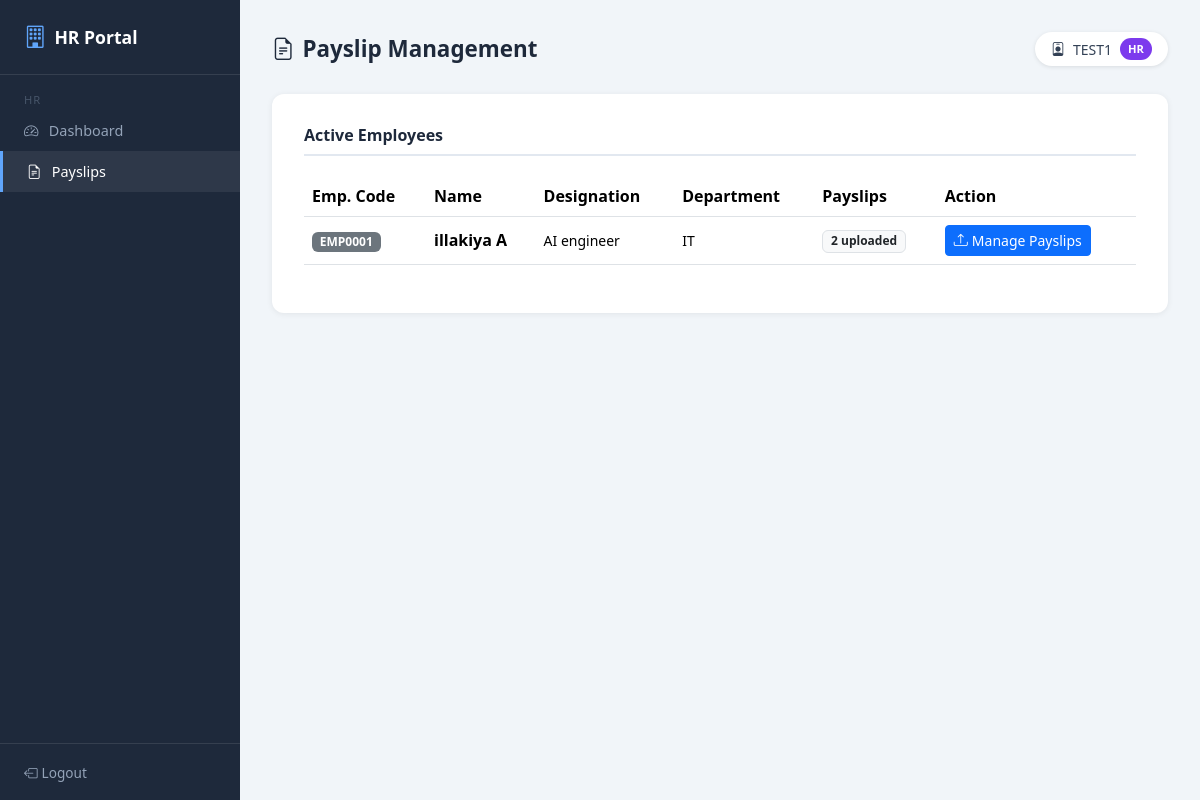
The page /hr/payslips (signed in) on the database its author committed.
### sql.py (models this page shows, shortened)
class User(UserMixin, db.Model):
    __tablename__ = "users"
    user_id = db.Column(db.Integer, primary_key=True)
    username = db.Column(db.String(100), unique=True, nullable=False)
    email = db.Column(db.String(120), unique=True, nullable=False)
    password_hash = db.Column(db.String(255), nullable=False)
    role = db.Column(db.String(20), nullable=False)
    is_approved = db.Column(db.Boolean, default=False)
    is_active = db.Column(db.Boolean, default=True)
    created_at = db.Column(db.DateTime, default=datetime.utcnow)

class Employee(db.Model):
    __tablename__ = "employees"
    employee_id = db.Column(db.Integer, primary_key=True)
    user_id = db.Column(db.Integer, db.ForeignKey("users.user_id"), unique=True)
    profile_id = db.Column(db.Integer, db.ForeignKey("employee_profiles.profile_id"))
    employee_code = db.Column(db.String(50), unique=True)
    first_name = db.Column(db.String(100))
    middle_name = db.Column(db.String(100))
    last_name = db.Column(db.String(100))
    date_of_birth = db.Column(db.Date)
    gender = db.Column(db.String(20))
    blood_group = db.Column(db.String(10))
    religion = db.Column(db.String(100))
    nationality = db.Column(db.String(100))
    place_of_birth = db.Column(db.String(200))
    mother_tongue = db.Column(db.String(100))
    marital_status = db.Column(db.String(50))
    personal_email = db.Column(db.String(120))
    mobile_number = db.Column(db.String(20))
    photo_path = db.Column(db.String(500))
    designation = db.Column(db.String(150))
    department = db.Column(db.String(150))
    joining_date = db.Column(db.Date)
    employee_status = db.Column(db.String(20), default="ACTIVE")
    perm_address_line1 = db.Column(db.String(255))
    perm_city = db.Column(db.String(100))
    perm_state = db.Column(db.String(100))
    perm_country = db.Column(db.String(100))
    curr_address_line1 = db.Column(db.String(255))
    curr_city = db.Column(db.String(100))
    bank_name = db.Column(db.String(200))
    account_number = db.Column(db.String(100))
    ifsc_code = db.Column(db.String(20))
    pf_number = db.Column(db.String(100))
    uan_number = db.Column(db.String(100))
    created_at = db.Column(db.DateTime, default=datetime.utcnow)
    user = db.relationship("User", backref=db.backref("employee", uselist=False))
    payslips = db.relationship(
        "EmployeePayslip", backref="employee", cascade="all, delete-orphan",
        order_by="desc(EmployeePayslip.year), desc(EmployeePayslip.month)"
    )

### HRdashboard.py (the view)
@app.route("/hr/payslips")
@login_required
@role_required("HR")
def hr_payslips():
    employees = Employee.query.filter_by(employee_status="ACTIVE").all()
    return render_template("hr_payslips.html", employees=employees)

### app.py (called while the page is built)
@login_manager.user_loader
def load_user(user_id):
    return db.session.get(User, int(user_id))

### utils.py (called while the page is built)
def role_required(*roles):
    def decorator(func):
        @wraps(func)
        def wrapper(*args, **kwargs):
            if not current_user.is_authenticated:
                abort(403)
            if current_user.role not in roles:
                abort(403)
            return func(*args, **kwargs)
        return wrapper
    return decorator

### templates/hr_payslips.html (shortened to what this page needs)
{% extends "base.html" %}
{% block content %}
<div class="topbar">
  <h1><i class="bi bi-file-earmark-text me-2"></i>Payslip Management</h1>
  <div class="user-badge">
    <i class="bi bi-person-badge"></i> {{ current_user.username }}
    <span class="role-badge role-HR">HR</span>
  </div>
</div>
<div class="card-form">
  <h5 class="section-title">Active Employees</h5>
  {% if employees %}
  <div class="table-responsive">
    <table class="table table-hover align-middle">
      <thead>
        <tr>
          <th>Emp. Code</th>
          <th>Name</th>
          <th>Designation</th>
          <th>Department</th>
          <th>Payslips</th>
          <th>Action</th>
        </tr>
      </thead>
      <tbody>
        {% for emp in employees %}
        <tr>
          <td><span class="badge bg-secondary">{{ emp.employee_code }}</span></td>
          <td class="fw-semibold">{{ emp.first_name }} {{ emp.last_name }}</td>
          <td class="small">{{ emp.designation or '—' }}</td>
          <td class="small">{{ emp.department or '—' }}</td>
          <td>
            <span class="badge bg-light text-dark border">
              {{ emp.payslips | length }} uploaded
            </span>
          </td>
          <td>
            <a href="{{ url_for('hr_upload_payslip', employee_id=emp.employee_id) }}" class="btn btn-sm btn-primary">
              <i class="bi bi-upload me-1"></i>Manage Payslips
            </a>
          </td>
        </tr>
        {% endfor %}
      </tbody>
    </table>
  </div>
  {% else %}
  <div class="text-center py-5 text-muted">
    <i class="bi bi-people fs-1 d-block mb-2"></i>
    No active employees yet.
  </div>
  {% endif %}
</div>
{% endblock %}

### templates/base.html (style rules this page uses)
:root { --sidebar-width: 240px; --primary: #2563eb; --primary-dark: #1d4ed8; }
body { background: #f1f5f9; font-family: 'Segoe UI', sans-serif; }
.topbar { display: flex; justify-content: space-between; align-items: center; margin-bottom: 1.75rem; }
.topbar h1 { font-size: 1.4rem; font-weight: 700; color: #1e293b; margin: 0; }
.topbar .user-badge { display: flex; align-items: center; gap: .5rem; background: #fff; border-radius: 999px; padding: .4rem 1rem; box-shadow: 0 1px 4px rgba(0,0,0,.1); font-size: .875rem; color: #334155; }
.role-badge { font-size: .7rem; font-weight: 600; padding: .15rem .5rem; border-radius: 999px; text-transform: uppercase; }
.role-HR { background: #7c3aed; color: #fff; }
.card-form { background: #fff; border-radius: 12px; padding: 2rem; box-shadow: 0 1px 6px rgba(0,0,0,.07); }
.section-title { font-size: 1rem; font-weight: 700; color: #1e293b; border-bottom: 2px solid #e2e8f0; padding-bottom: .5rem; margin-bottom: 1.25rem; }

### rows shown on the page
User: username "TEST1"
Employee: employee_code "EMP0001", first_name "illakiya", last_name "A", designation "AI engineer", department "IT", payslips|length "2"
